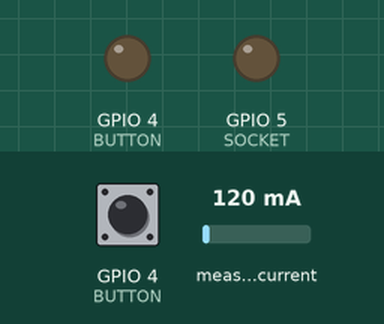
Recording of a sketch running on a simulated ESP8266 (NodeMCU). On the bench: output pins drawn as LEDs (lit = HIGH). Inputs (shaded band) come from the test bench; at power-on: GPIO 4 (BUTTON) LOW, measured current 120 mA. WiFi joins after 1.5 s; servers stay silent unless stated; the local clock reads 2024-03-15 10:24:30 at power-on unless the sketch sets it; the Firebase database answers and starts empty; what the sketch prints to the serial monitor is not drawn.

Above: at 3.9 s.
4.0 s: GPIO 4 (BUTTON) pulled HIGH for 0.15 s
At 4.9 s:
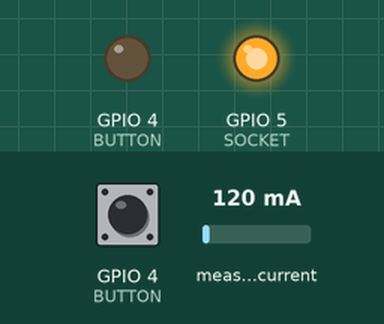
6.7 s: GPIO 4 (BUTTON) pulled HIGH for 1 s
At 13.7 s:
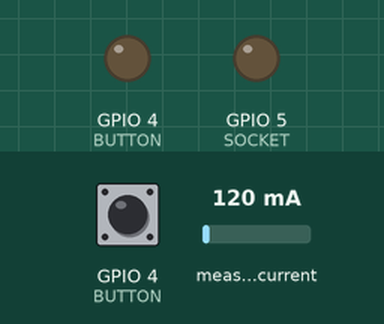
14.3 s: GPIO 4 (BUTTON) pulled HIGH for 3.2 s
At 15.7 s:
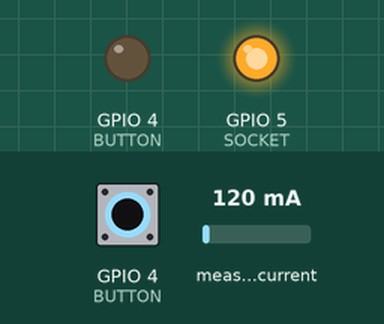
Timing chart, 0 to 22.0 s (numbered marks = the images above; inputs shaded):
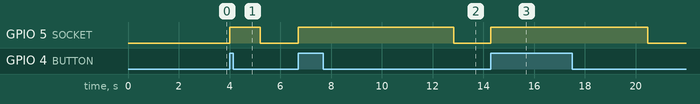

Measured:
- after the input at 4.0 s, GPIO 5 (SOCKET): LOW → HIGH at once, → LOW 1.2 s later
- after the input at 6.7 s, GPIO 5 (SOCKET): LOW → HIGH at once, → LOW 6.1 s later
- after the input at 14.3 s, GPIO 5 (SOCKET): LOW → HIGH at once, → LOW 6.2 s later

The sketch:

nodeMCU.ino
```cpp
#include <ArduinoJson.h>
#include <ESP8266WiFi.h>
#include <FirebaseESP8266.h>
#include <ACS712.h>
FirebaseData firebaseData1;
FirebaseData doublefbDta;
FirebaseJson json;

#define SENSOR A0
#define SOCKET 5  // D1
#define BUTTON 4  // D2

ACS712 sensor(ACS712_05B, SENSOR);

float I_temp, tong, I_TB, mA, power;

int day = 0;
int month = 0;
int year = 0;
int hour = 0;
int minute = 0;
String fullday = "";
int timezone = 7 * 3600;
int dst = 0;
int ngay = 0;
unsigned int t = 0;
int count = 0;
float lastW1 = 0.1;
float lastW2 = 0.1;
float W1 = 0.1;
float W2 = 0.1;
int c = 0;

#define FIREBASE_HOST "https://smartelectric-d9ea5-default-rtdb.asia-southeast1.firebasedatabase.app/"
#define FIREBASE_AUTH "NuhdP3ymbVpa7bUOm96VvQ7GKQ1vcGC4nPX7E6OB"
String dulieu;
#define WIFI_SSID "Nhu Minh Plaza"            //enter your wifi name
#define WIFI_PASSWORD NULL // enter your wifi password

void setup() {
  Serial.begin(115200);
  pinMode(SOCKET, OUTPUT);
  pinMode(BUTTON, OUTPUT);
  WiFi.begin(WIFI_SSID, WIFI_PASSWORD);

  while (WiFi.status() != WL_CONNECTED) {
    Serial.print(".");
    delay(500);
  }
  Serial.print("Oke");
  Serial.println("");
  Serial.print("IP Address: ");
  Serial.println(WiFi.localIP());
  Firebase.begin(FIREBASE_HOST, FIREBASE_AUTH);

  configTime(timezone, dst, "pool.ntp.org", "time.nist.gov");
  Serial.println("Waiting for server");
  while (!time(nullptr)) {
    Serial.print("#");
    delay(500);
  }
  Serial.println("Time respone is ok!");
  Serial.println("Ðảm bảo không có dòng điện di qua cảm biến trong quá trình cân bằng");
  delay(1000);
  Serial.println("Calibrating...");
  delay(200);
  sensor.calibrate();
  Serial.println("Quá trình cân bằng hoàn tất!!!");
  attachInterrupt(digitalPinToInterrupt(BUTTON),switch_socket, RISING);
}

void loop() {
  time_t now = time(nullptr);
  struct tm* p_tm = localtime(&now);
  day = p_tm->tm_mday;
  month = p_tm->tm_mon + 1;
  year = p_tm->tm_year + 1900;
  hour = p_tm->tm_hour;
  minute = p_tm->tm_min;

  measure_current();
  power = I_TB * 220;
  fullday = String(year) + "-" + String(month) + "-" + String(day) + " " + String(hour) + ":" + String(minute);

  Firebase.setDouble(firebaseData1, "/Device1/History/" + fullday + "/Value", power);
  bool switching = Firebase.getBool(firebaseData1, "/Device1/isOff");
  if (switching == digitalRead(SOCKET))  {
    switch_socket();
    switching = !switching;
    Firebase.setBool(firebaseData1, "/Device1/isOff", switching);
  }
  delay(5000);
  c++;
}

void switch_socket()  {
   if(digitalRead(SOCKET) == LOW)
  {
    digitalWrite(SOCKET, HIGH);
  }
  else
  {
    digitalWrite(SOCKET, LOW);
  }
}

void measure_current()  {
  for (int i=0; i<=100; i++)
  {
    I_temp = sensor.getCurrentAC(); //Ðo dòng AC
    //Serial.print("I = "); Serial.print(I); Serial.print("   ");
    tong = tong + I_temp;
    //Serial.print("Tong = "); Serial.println(tong);
  }
  I_TB = tong/100;
  tong = 0;
  //Serial.print("\t\t\t");
  Serial.print("I = "); Serial.print(I_TB); Serial.print("A"); Serial.print("   ");
  mA = I_TB * 1000;
Serial.print("mA = "); Serial.print(mA); Serial.println("mA");
  delay(100);
}
```
